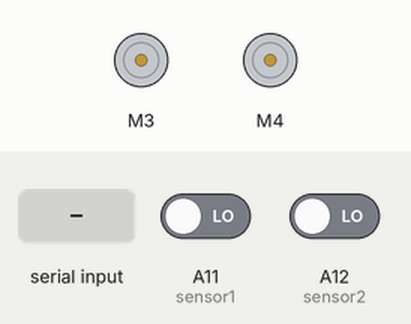
This sketch was run on a simulated Arduino Mega 2560, built with avr-gcc and run on an emulated ATmega2560. Parts: 2 × DC motor (green arrow = forward, orange = backward, longer = faster). The test bench sets the inputs (shaded band); at power-on: A11 (sensor1) LOW, A12 (sensor2) LOW. What the sketch prints to the serial monitor is not drawn.

Above: at 1.2 s.
1.3 s: "frente\n" received over the second serial link
At 2.5 s:
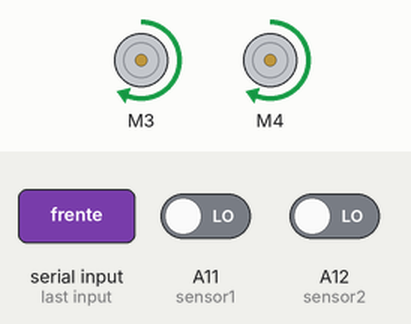
2.8 s: "tras\n" received over the second serial link
At 3.7 s:
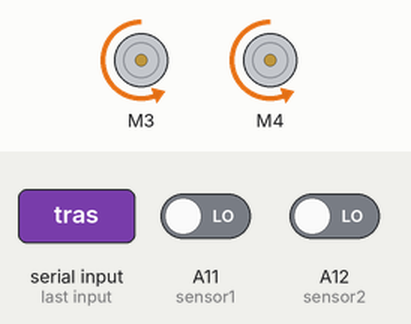
4.3 s: "esquerda\n" received over the second serial link
At 5.0 s:
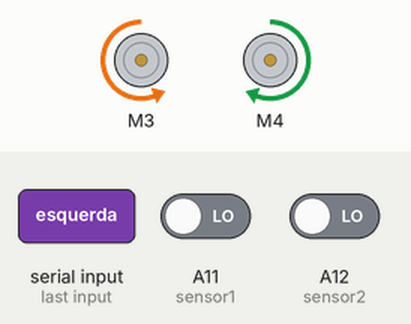
5.8 s: "direita\n" received over the second serial link
At 6.1 s:
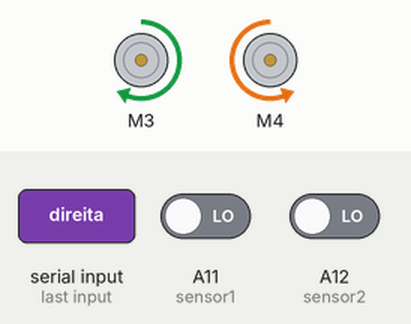
7.3 s: "parar\n" received over the second serial link
At 8.4 s:
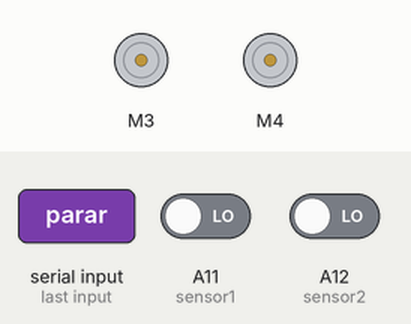
Timing chart, 0 to 9.8 s (numbered marks = the images above; inputs shaded):
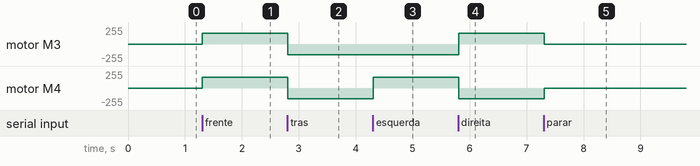

Measured:
- after the input at 1.3 s, motor M3, motor M4: stopped → forward 160/255 at once
- after the input at 2.8 s, motor M3, motor M4: forward 160/255 → backward 160/255 at once
- after the input at 4.3 s, motor M4: backward 160/255 → forward 160/255 at once
- after the input at 5.8 s, motor M3: backward 160/255 → forward 160/255 at once; motor M4: forward 160/255 → backward 160/255 at once
- after the input at 7.3 s, motor M3: forward 160/255 → stopped at once; motor M4: backward 160/255 → stopped at once

The sketch:

p09b_implementacao1.ino
```cpp
// ESTE É O ARQUIVO DO ARDUINO COM OS MOTORES E OS SENSORES ÓTICOS.
// NÃO TEM BOTÃO, NEM LED E NEM DISPLAY AQUI.
#include <AFMotor.h>
AF_DCMotor motor3(3);
AF_DCMotor motor4(4);
int vel = 160;
int sensor1 = A11;
int sensor2 = A12;
unsigned long tempo = 0;


void setup() {
  Serial.begin(9600);
  motor3.setSpeed(vel);
  motor4.setSpeed(vel);
  Serial.println("Digite direcao:");
  pinMode(sensor1, INPUT);
  pinMode(sensor2, INPUT);
  Serial1.begin(9600);
  Serial1.setTimeout(10);
}

void loop() {
  if (Serial1.available() > 0) {
    String texto = Serial1.readStringUntil('\n');
    texto.trim();  // remove quebra de linha
    if (texto.startsWith("frente")) {
      frente();
    } else if (texto.startsWith("tras")) {
      tras();
    } else if (texto.startsWith("esquerda")) {
      esq();
    } else if (texto.startsWith("direita")) {
      dir();
    } else if (texto.startsWith("parar")) {
      parar();
    } else {
      Serial.println("incorreta!");
    }
  }
  if (millis() > tempo + 100) {
    tempo = millis();
    int val1 = digitalRead(sensor1);
    int val2 = digitalRead(sensor2);
    String texto1 = String(val1) + "," + String(val2);
    Serial1.println(texto1);
  }
}

void frente() {
  motor3.run(FORWARD);
  motor4.run(FORWARD);
}

void tras() {
  motor3.run(BACKWARD);
  motor4.run(BACKWARD);
}

void esq() {
  motor4.run(FORWARD);
  motor3.run(BACKWARD);
}

void dir() {
  motor3.run(FORWARD);
  motor4.run(BACKWARD);
}
void parar() {
  motor3.run(RELEASE);
  motor4.run(RELEASE);
}
```
